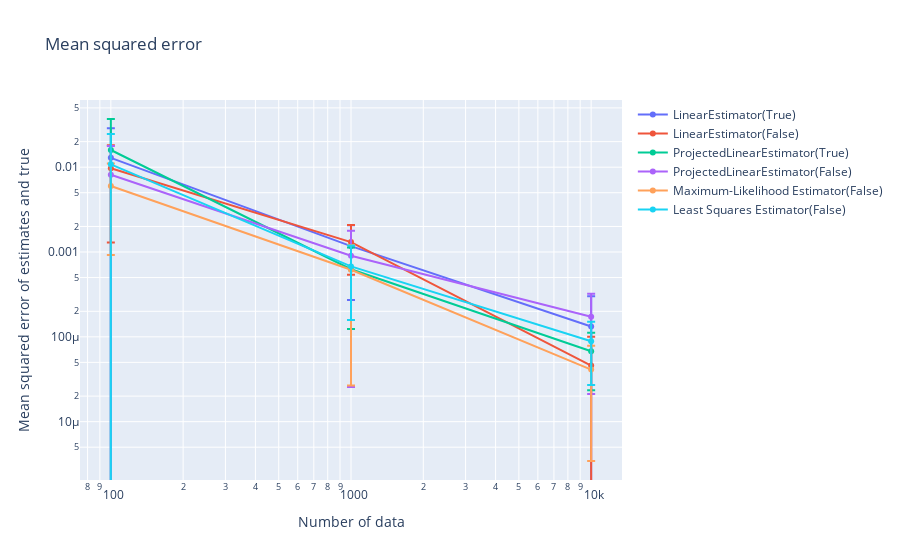

The cell this chart's notebook holds for it:
### Code cell
data_analysis.make_mses_graph_estimation_results(
    estimation_results_list,  # 「EstimationResultのリスト」のリスト
    case_name_list,  # ケース名のリスト。ここに指定した文字列が凡例に表示される
    true_object
)

### Figure 1 — Plotly figure (JSON) as saved in the notebook; plotly's stock layout.template omitted (floating-point values rounded to 4 significant figures)
{"data": [{"error_y": {"array": [0.01589, 0.0009016, 0.0001691], "type": "data", "visible": true}, "mode": "lines+markers", "name": "LinearEstimator(True)", "type": "scatter", "x": [100, 1000, 10000], "y": [0.01288, 0.001173, 0.0001326]}, {"error_y": {"array": [0.008429, 0.0007702, 5.437e-05], "type": "data", "visible": true}, "mode": "lines+markers", "name": "LinearEstimator(False)", "type": "scatter", "x": [100, 1000, 10000], "y": [0.00972, 0.00131, 4.587e-05]}, {"error_y": {"array": [0.02105, 0.0005028, 4.419e-05], "type": "data", "visible": true}, "mode": "lines+markers", "name": "ProjectedLinearEstimator(True)", "type": "scatter", "x": [100, 1000, 10000], "y": [0.01594, 0.0006261, 6.762e-05]}, {"error_y": {"array": [0.009605, 0.0008793, 0.0001509], "type": "data", "visible": true}, "mode": "lines+markers", "name": "ProjectedLinearEstimator(False)", "type": "scatter", "x": [100, 1000, 10000], "y": [0.008148, 0.0009049, 0.0001721]}, {"error_y": {"array": [0.005076, 0.0005909, 3.765e-05], "type": "data", "visible": true}, "mode": "lines+markers", "name": "Maximum-Likelihood Estimator(False)", "type": "scatter", "x": [100, 1000, 10000], "y": [0.005998, 0.0006176, 4.109e-05]}, {"error_y": {"array": [0.01378, 0.0005189, 6.189e-05], "type": "data", "visible": true}, "mode": "lines+markers", "name": "Least Squares Estimator(False)", "type": "scatter", "x": [100, 1000, 10000], "y": [0.0108, 0.0006769, 8.887e-05]}], "layout": {"title": {"text": "Mean squared error"}, "xaxis": {"title": {"text": "Number of data"}, "type": "log"}, "yaxis": {"title": {"text": "Mean squared error of estimates and true"}, "type": "log"}}}
